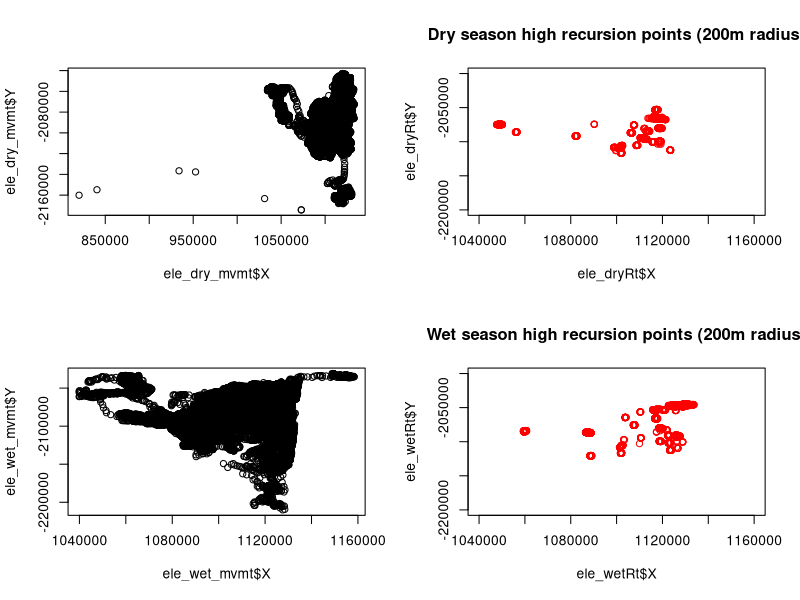

Recreate this plot in R.
## elephant water hole analysis
# Khaudum NP 
# This script generates figures for the elephant movement, recursions, and water pan ID work
# Millie Chapman & Will Oestreich 16 July 2018

library(tidyr)
rm(list = ls())

#####
# Figure 1
# Map of Namibia + zoom-in on Khaudum NP. Includes locations at which elephants in the analysis were tagged.


#####
# Figure 2
# (a) Dry season elephant mvmts; (b) dry season high recursion points; (c) wet season elephant mvmts; 
# (d) wet season high recursion points.

# load data
ele_dry_mvmt <- read.csv("outputs/ele_dry_mvmt.csv")
ele_wet_mvmt <- read.csv("outputs/ele_wet_mvmt.csv")
ele_dryRt <- read.csv("outputs/ele_dryRt.csv")
ele_wetRt <- read.csv("outputs/ele_wetRt.csv")

# plots
par(mfrow=c(2,2))
# (a)
plot(ele_dry_mvmt$X,ele_dry_mvmt$Y)
# (b)
plot(ele_dryRt$X,ele_dryRt$Y, col = "red", xlim=c(1040000, 1160000), ylim=c(-2200000, -2000000), 
     main = "Dry season high recursion points (200m radius)")
# (c)
plot(ele_wet_mvmt$X,ele_wet_mvmt$Y)
# (d)
plot(ele_wetRt$X,ele_wetRt$Y, col = "red", xlim=c(1040000, 1160000), ylim=c(-2200000, -2000000), 
     main = "Wet season high recursion points (200m radius)")

#####
# Figure 3
# Difference in high recursion points between wet and dry seasons. 
# By removing wet season high recursion points that also show up
# during dry season, we should be left with only precipitation-driven 
# high recursion points for the dry season.


#####
# Figure 4
# Maps showing potential pan centroids w/ circles for wet season 
# recursions at these points overlaid. Reveals likely natural pan 
# locations for (a) 2013, (b) 2014, and (c) 2015.






